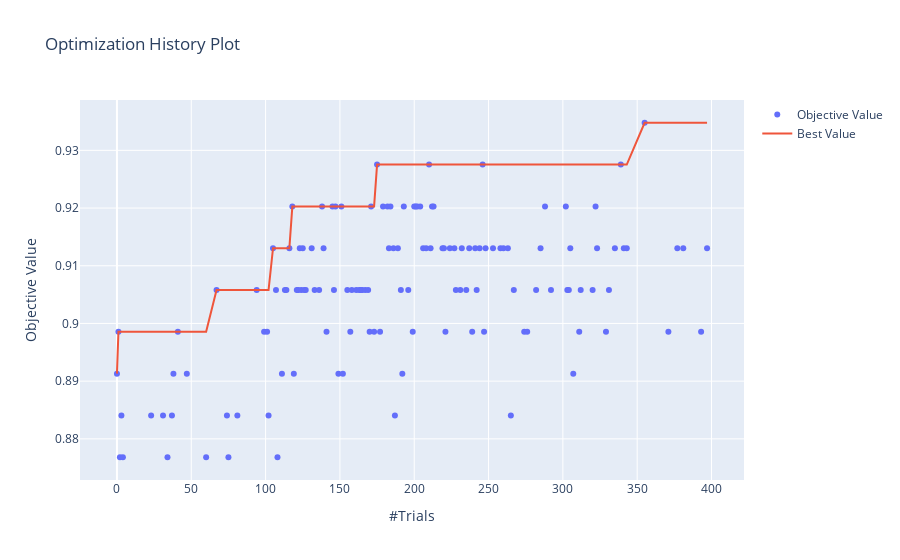
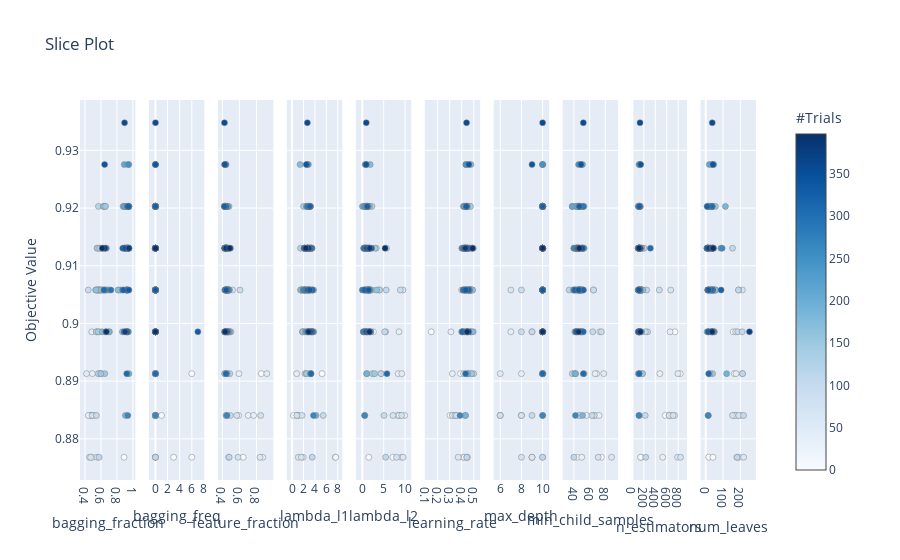

Notebook source saved alongside these figures, in order:
### Code cell
import numpy as np
import optuna

import lightgbm as lgb
import sklearn.datasets
import sklearn.metrics
from sklearn.model_selection import train_test_split
import pickle 

class Objective:
    
  def __init__(self):
        self.best_booster = None
        self._booster = None
        
  def __call__(self,trial) :

    dtrain = lgb.Dataset(train_x, label=train_y)
    dvalid = lgb.Dataset(valid_x, label=valid_y)
    param = {
        "objective": "binary",
        "metric": "auc",
        "verbosity": -1,
        "boosting_type": "gbdt",
        "lambda_l1": trial.suggest_float("lambda_l1", 1e-8, 10.0),
        "lambda_l2": trial.suggest_float("lambda_l2", 1e-8, 10.0),
        "num_leaves": trial.suggest_int("num_leaves", 8, 256),
        "feature_fraction": trial.suggest_float("feature_fraction", 0.4, 0.95),
        "bagging_fraction": trial.suggest_float("bagging_fraction", 0.4, 0.95),
        "bagging_freq": trial.suggest_int("bagging_freq", 0, 7),
        "min_child_samples": trial.suggest_int("min_child_samples", 5, 100),
        "n_estimators":trial.suggest_int("n_estimators",100,1000, log=True),
        "max_depth":trial.suggest_int("max_depth",6,10),
        'learning_rate': trial.suggest_float('learning_rate', 0.01,0.5),     
      }

    # Add a callback for pruning.
    pruning_callback = optuna.integration.LightGBMPruningCallback(trial, "auc")
    gbm = lgb.train(param, dtrain, valid_sets=[dvalid], callbacks=[pruning_callback])
    self._booster= gbm 
    
    preds = gbm.predict(valid_x)
    pred_labels = np.rint(preds)
    accuracy = sklearn.metrics.accuracy_score(valid_y, pred_labels)
    return accuracy

  def callback(self, study, trial):
    if study.best_trial == trial:
       self.best_booster = self._booster 
     
objective = Objective()

study = optuna.create_study(pruner=optuna.pruners.MedianPruner(n_warmup_steps=10), direction="maximize")
study.optimize(objective, n_trials=400,callbacks=[objective.callback])

print("Best trial:")
trial = study.best_trial

print("  Value: {}".format(trial.value))

print("  Params: ")
for key, value in trial.params.items():
    print("    {}: {}".format(key, value))

best_model_LGBM = objective.best_booster
print(best_model_LGBM)
pickle.dump(best_model_LGBM, open("LGBM Model_Optimized_withOptuna.dat","wb"))
 
new_preds= best_model_LGBM.predict(valid_x) 
new_pred_labels_Best_modelLGBM=np.rint(new_preds)

print("Best score is:",sklearn.metrics.accuracy_score(valid_y, new_pred_labels_Best_modelLGBM))

FIG=optuna.visualization.plot_optimization_history(study)
FIG.show()
FIG2=optuna.visualization.plot_slice(study)
FIG2.show()
data_frame=study.trials_dataframe() 
data_frame.sort_values(by='value',ascending=False, inplace=True)
data_frame.head()

### Figure 1 — Plotly figure (JSON) as saved in the notebook; plotly's stock layout.template omitted (floating-point values rounded to 4 significant figures; data arrays with more than 128 entries replaced by an {"elided": "..."} marker saying what was removed)
{"data": [{"mode": "markers", "name": "Objective Value", "type": "scatter", "x": {"elided": "136 int values"}, "y": {"elided": "136 float values"}}, {"name": "Best Value", "type": "scatter", "x": {"elided": "136 int values"}, "y": {"elided": "136 float values"}}], "layout": {"autosize": true, "title": {"text": "Optimization History Plot"}, "xaxis": {"autorange": true, "range": [-24.0, 421.0], "title": {"text": "#Trials"}, "type": "linear"}, "yaxis": {"autorange": true, "range": [0.8726, 0.939], "title": {"text": "Objective Value"}, "type": "linear"}}}

### Figure 2 — Plotly figure (JSON) as saved in the notebook; plotly's stock layout.template omitted (floating-point values rounded to 4 significant figures; data arrays with more than 128 entries replaced by an {"elided": "..."} marker saying what was removed)
{"data": [{"marker": {"color": {"elided": "136 int values"}, "colorbar": {"title": {"text": "#Trials"}, "x": 1, "xpad": 40, "y": 0.5}, "colorscale": [[0, "rgb(247,251,255)"], [0.125, "rgb(222,235,247)"], [0.25, "rgb(198,219,239)"], [0.375, "rgb(158,202,225)"], [0.5, "rgb(107,174,214)"], [0.625, "rgb(66,146,198)"], [0.75, "rgb(33,113,181)"], [0.875, "rgb(8,81,156)"], [1, "rgb(8,48,107)"]], "line": {"color": "Grey", "width": 0.5}, "showscale": true}, "mode": "markers", "showlegend": false, "type": "scatter", "x": {"elided": "136 float values"}, "xaxis": "x", "y": {"elided": "136 float values"}, "yaxis": "y"}, {"marker": {"color": {"elided": "136 int values"}, "colorbar": {"title": {"text": "#Trials"}, "x": 1, "xpad": 40}, "colorscale": [[0, "rgb(247,251,255)"], [0.125, "rgb(222,235,247)"], [0.25, "rgb(198,219,239)"], [0.375, "rgb(158,202,225)"], [0.5, "rgb(107,174,214)"], [0.625, "rgb(66,146,198)"], [0.75, "rgb(33,113,181)"], [0.875, "rgb(8,81,156)"], [1, "rgb(8,48,107)"]], "line": {"color": "Grey", "width": 0.5}, "showscale": false}, "mode": "markers", "showlegend": false, "type": "scatter", "x": {"elided": "136 int values"}, "xaxis": "x2", "y": {"elided": "136 float values"}, "yaxis": "y2"}, {"marker": {"color": {"elided": "136 int values"}, "colorbar": {"title": {"text": "#Trials"}, "x": 1, "xpad": 40}, "colorscale": [[0, "rgb(247,251,255)"], [0.125, "rgb(222,235,247)"], [0.25, "rgb(198,219,239)"], [0.375, "rgb(158,202,225)"], [0.5, "rgb(107,174,214)"], [0.625, "rgb(66,146,198)"], [0.75, "rgb(33,113,181)"], [0.875, "rgb(8,81,156)"], [1, "rgb(8,48,107)"]], "line": {"color": "Grey", "width": 0.5}, "showscale": false}, "mode": "markers", "showlegend": false, "type": "scatter", "x": {"elided": "136 float values"}, "xaxis": "x3", "y": {"elided": "136 float values"}, "yaxis": "y3"}, {"marker": {"color": {"elided": "136 int values"}, "colorbar": {"title": {"text": "#Trials"}, "x": 1, "xpad": 40}, "colorscale": [[0, "rgb(247,251,255)"], [0.125, "rgb(222,235,247)"], [0.25, "rgb(198,219,239)"], [0.375, "rgb(158,202,225)"], [0.5, "rgb(107,174,214)"], [0.625, "rgb(66,146,198)"], [0.75, "rgb(33,113,181)"], [0.875, "rgb(8,81,156)"], [1, "rgb(8,48,107)"]], "line": {"color": "Grey", "width": 0.5}, "showscale": false}, "mode": "markers", "showlegend": false, "type": "scatter", "x": {"elided": "136 float values"}, "xaxis": "x4", "y": {"elided": "136 float values"}, "yaxis": "y4"}, {"marker": {"color": {"elided": "136 int values"}, "colorbar": {"title": {"text": "#Trials"}, "x": 1, "xpad": 40}, "colorscale": [[0, "rgb(247,251,255)"], [0.125, "rgb(222,235,247)"], [0.25, "rgb(198,219,239)"], [0.375, "rgb(158,202,225)"], [0.5, "rgb(107,174,214)"], [0.625, "rgb(66,146,198)"], [0.75, "rgb(33,113,181)"], [0.875, "rgb(8,81,156)"], [1, "rgb(8,48,107)"]], "line": {"color": "Grey", "width": 0.5}, "showscale": false}, "mode": "markers", "showlegend": false, "type": "scatter", "x": {"elided": "136 float values"}, "xaxis": "x5", "y": {"elided": "136 float values"}, "yaxis": "y5"}, {"marker": {"color": {"elided": "136 int values"}, "colorbar": {"title": {"text": "#Trials"}, "x": 1, "xpad": 40}, "colorscale": [[0, "rgb(247,251,255)"], [0.125, "rgb(222,235,247)"], [0.25, "rgb(198,219,239)"], [0.375, "rgb(158,202,225)"], [0.5, "rgb(107,174,214)"], [0.625, "rgb(66,146,198)"], [0.75, "rgb(33,113,181)"], [0.875, "rgb(8,81,156)"], [1, "rgb(8,48,107)"]], "line": {"color": "Grey", "width": 0.5}, "showscale": false}, "mode": "markers", "showlegend": false, "type": "scatter", "x": {"elided": "136 float values"}, "xaxis": "x6", "y": {"elided": "136 float values"}, "yaxis": "y6"}, {"marker": {"color": {"elided": "136 int values"}, "colorbar": {"title": {"text": "#Trials"}, "x": 1, "xpad": 40}, "colorscale": [[0, "rgb(247,251,255)"], [0.125, "rgb(222,235,247)"], [0.25, "rgb(198,219,239)"], [0.375, "rgb(158,202,225)"], [0.5, "rgb(107,174,214)"], [0.625, "rgb(66,146,198)"], [0.75, "rgb(33,113,181)"], [0.875, "rgb(8,81,156)"], [1, "rgb(8,48,107)"]], "line": {"color": "Grey", "width": 0.5}, "showscale": false}, "mode": "markers", "showlegend": false, "type": "scatter", "x": {"elided": "136 int values"}, "xaxis": "x7", "y": {"elided": "136 float values"}, "yaxis": "y7"}, {"marker": {"color": {"elided": "136 int values"}, "colorbar": {"title": {"text": "#Trials"}, "x": 1, "xpad": 40}, "colorscale": [[0, "rgb(247,251,255)"], [0.125, "rgb(222,235,247)"], [0.25, "rgb(198,219,239)"], [0.375, "rgb(158,202,225)"], [0.5, "rgb(107,174,214)"], [0.625, "rgb(66,146,198)"], [0.75, "rgb(33,113,181)"], [0.875, "rgb(8,81,156)"], [1, "rgb(8,48,107)"]], "line": {"color": "Grey", "width": 0.5}, "showscale": false}, "mode": "markers", "showlegend": false, "type": "scatter", "x": {"elided": "136 int values"}, "xaxis": "x8", "y": {"elided": "136 float values"}, "yaxis": "y8"}, {"marker": {"color": {"elided": "136 int values"}, "colorbar": {"title": {"text": "#Trials"}, "x": 1, "xpad": 40}, "colorscale": [[0, "rgb(247,251,255)"], [0.125, "rgb(222,235,247)"], [0.25, "rgb(198,219,239)"], [0.375, "rgb(158,202,225)"], [0.5, "rgb(107,174,214)"], [0.625, "rgb(66,146,198)"], [0.75, "rgb(33,113,181)"], [0.875, "rgb(8,81,156)"], [1, "rgb(8,48,107)"]], "line": {"color": "Grey", "width": 0.5}, "showscale": false}, "mode": "markers", "showlegend": false, "type": "scatter", "x": {"elided": "136 int values"}, "xaxis": "x9", "y": {"elided": "136 float values"}, "yaxis": "y9"}, {"marker": {"color": {"elided": "136 int values"}, "colorbar": {"title": {"text": "#Trials"}, "x": 1, "xpad": 40}, "colorscale": [[0, "rgb(247,251,255)"], [0.125, "rgb(222,235,247)"], [0.25, "rgb(198,219,239)"], [0.375, "rgb(158,202,225)"], [0.5, "rgb(107,174,214)"], [0.625, "rgb(66,146,198)"], [0.75, "rgb(33,113,181)"], [0.875, "rgb(8,81,156)"], [1, "rgb(8,48,107)"]], "line": {"color": "Grey", "width": 0.5}, "showscale": false}, "mode": "markers", "showlegend": false, "type": "scatter", "x": {"elided": "136 int values"}, "xaxis": "x10", "y": {"elided": "136 float values"}, "yaxis": "y10"}], "layout": {"autosize": true, "title": {"text": "Slice Plot"}, "xaxis": {"anchor": "y", "autorange": true, "domain": [0, 0.082], "range": [0.3554, 1.013], "title": {"text": "bagging_fraction"}, "type": "linear"}, "xaxis10": {"anchor": "y10", "autorange": true, "domain": [0.918, 1.0], "range": [-21.38, 282.4], "title": {"text": "num_leaves"}, "type": "linear"}, "xaxis2": {"anchor": "y2", "autorange": true, "domain": [0.102, 0.184], "range": [-0.8393, 7.839], "title": {"text": "bagging_freq"}, "type": "linear"}, "xaxis3": {"anchor": "y3", "autorange": true, "domain": [0.204, 0.286], "range": [0.364, 0.9821], "title": {"text": "feature_fraction"}, "type": "linear"}, "xaxis4": {"anchor": "y4", "autorange": true, "domain": [0.306, 0.388], "range": [-0.6613, 8.539], "title": {"text": "lambda_l1"}, "type": "linear"}, "xaxis5": {"anchor": "y5", "autorange": true, "domain": [0.408, 0.49], "range": [-1.188, 11.1], "title": {"text": "lambda_l2"}, "type": "linear"}, "xaxis6": {"anchor": "y6", "autorange": true, "domain": [0.51, 0.592], "range": [0.1052, 0.5414], "title": {"text": "learning_rate"}, "type": "linear"}, "xaxis7": {"anchor": "y7", "autorange": true, "domain": [0.612, 0.694], "range": [5.52, 10.48], "title": {"text": "max_depth"}, "type": "linear"}, "xaxis8": {"anchor": "y8", "autorange": true, "domain": [0.714, 0.796], "range": [27.53, 94.47], "title": {"text": "min_child_samples"}, "type": "linear"}, "xaxis9": {"anchor": "y9", "autorange": true, "domain": [0.816, 0.898], "range": [11.15, 929.8], "title": {"text": "n_estimators"}, "type": "linear"}, "yaxis": {"anchor": "x", "autorange": true, "domain": [0, 1], "range": [0.8726, 0.939], "title": {"text": "Objective Value"}, "type": "linear"}, "yaxis10": {"anchor": "x10", "autorange": true, "domain": [0, 1], "matches": "y", "range": [0.8726, 0.939], "showticklabels": false, "type": "linear"}, "yaxis2": {"anchor": "x2", "autorange": true, "domain": [0, 1], "matches": "y", "range": [0.8726, 0.939], "showticklabels": false, "type": "linear"}, "yaxis3": {"anchor": "x3", "autorange": true, "domain": [0, 1], "matches": "y", "range": [0.8726, 0.939], "showticklabels": false, "type": "linear"}, "yaxis4": {"anchor": "x4", "autorange": true, "domain": [0, 1], "matches": "y", "range": [0.8726, 0.939], "showticklabels": false, "type": "linear"}, "yaxis5": {"anchor": "x5", "autorange": true, "domain": [0, 1], "matches": "y", "range": [0.8726, 0.939], "showticklabels": false, "type": "linear"}, "yaxis6": {"anchor": "x6", "autorange": true, "domain": [0, 1], "matches": "y", "range": [0.8726, 0.939], "showticklabels": false, "type": "linear"}, "yaxis7": {"anchor": "x7", "autorange": true, "domain": [0, 1], "matches": "y", "range": [0.8726, 0.939], "showticklabels": false, "type": "linear"}, "yaxis8": {"anchor": "x8", "autorange": true, "domain": [0, 1], "matches": "y", "range": [0.8726, 0.939], "showticklabels": false, "type": "linear"}, "yaxis9": {"anchor": "x9", "autorange": true, "domain": [0, 1], "matches": "y", "range": [0.8726, 0.939], "showticklabels": false, "type": "linear"}}}
